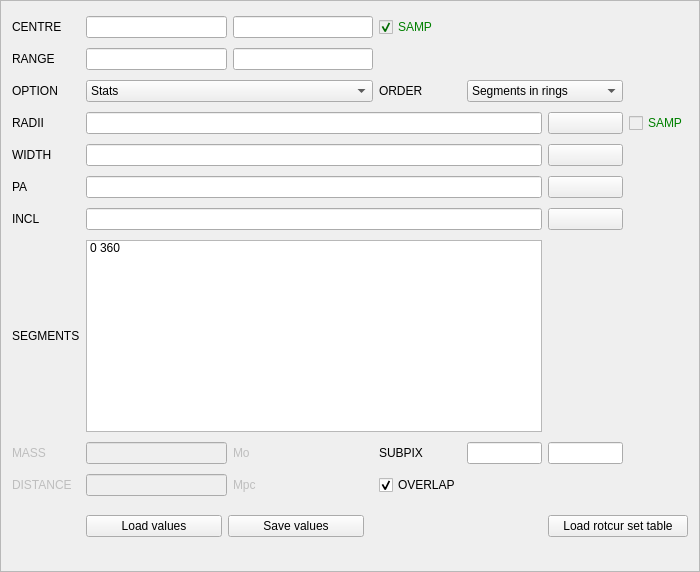
<?xml version="1.0" encoding="UTF-8"?>
<ui version="4.0">
 <class>ellint</class>
 <widget class="QFrame" name="ellint">
  <property name="geometry">
   <rect>
    <x>0</x>
    <y>0</y>
    <width>700</width>
    <height>572</height>
   </rect>
  </property>
  <property name="windowTitle">
   <string>Frame</string>
  </property>
  <property name="frameShape">
   <enum>QFrame::StyledPanel</enum>
  </property>
  <property name="frameShadow">
   <enum>QFrame::Raised</enum>
  </property>
  <layout class="QGridLayout" name="gridLayout">
   <item row="4" column="0">
    <widget class="QLabel" name="label_9">
     <property name="text">
      <string>WIDTH</string>
     </property>
    </widget>
   </item>
   <item row="8" column="0">
    <widget class="QLabel" name="massLabel">
     <property name="enabled">
      <bool>false</bool>
     </property>
     <property name="text">
      <string>MASS</string>
     </property>
    </widget>
   </item>
   <item row="0" column="1">
    <widget class="QLineEdit" name="xcentreLine">
     <property name="maximumSize">
      <size>
       <width>16777215</width>
       <height>16777215</height>
      </size>
     </property>
    </widget>
   </item>
   <item row="10" column="1">
    <widget class="QLineEdit" name="distanceLine">
     <property name="enabled">
      <bool>false</bool>
     </property>
     <property name="maximumSize">
      <size>
       <width>16777215</width>
       <height>16777215</height>
      </size>
     </property>
    </widget>
   </item>
   <item row="2" column="3">
    <widget class="QLabel" name="label_6">
     <property name="text">
      <string>ORDER</string>
     </property>
    </widget>
   </item>
   <item row="2" column="4" colspan="2">
    <widget class="QComboBox" name="orderBox">
     <item>
      <property name="text">
       <string>Segments in rings</string>
      </property>
     </item>
     <item>
      <property name="text">
       <string>Rings in segments</string>
      </property>
     </item>
    </widget>
   </item>
   <item row="8" column="4">
    <widget class="QLineEdit" name="xsubpixLine">
     <property name="maximumSize">
      <size>
       <width>75</width>
       <height>16777215</height>
      </size>
     </property>
    </widget>
   </item>
   <item row="7" column="0">
    <widget class="QLabel" name="label">
     <property name="text">
      <string>SEGMENTS</string>
     </property>
    </widget>
   </item>
   <item row="5" column="0">
    <widget class="QLabel" name="label_10">
     <property name="text">
      <string>PA</string>
     </property>
    </widget>
   </item>
   <item row="3" column="1" colspan="4">
    <widget class="QLineEdit" name="radiiLine"/>
   </item>
   <item row="3" column="0">
    <widget class="QLabel" name="label_8">
     <property name="text">
      <string>RADII</string>
     </property>
    </widget>
   </item>
   <item row="5" column="1" colspan="4">
    <widget class="QLineEdit" name="paLine"/>
   </item>
   <item row="1" column="3">
    <widget class="QLabel" name="rangeLabel">
     <property name="enabled">
      <bool>false</bool>
     </property>
     <property name="text">
      <string/>
     </property>
    </widget>
   </item>
   <item row="3" column="5">
    <widget class="QPushButton" name="radiiButton">
     <property name="text">
      <string/>
     </property>
     <property name="icon">
      <iconset resource="../resources.qrc">
       <normaloff>:/table.png</normaloff>:/table.png</iconset>
     </property>
     <property name="iconSize">
      <size>
       <width>20</width>
       <height>20</height>
      </size>
     </property>
    </widget>
   </item>
   <item row="2" column="0">
    <widget class="QLabel" name="label_5">
     <property name="text">
      <string>OPTION</string>
     </property>
    </widget>
   </item>
   <item row="4" column="1" colspan="4">
    <widget class="QLineEdit" name="widthLine"/>
   </item>
   <item row="3" column="6">
    <widget class="QCheckBox" name="checkSampRadii">
     <property name="enabled">
      <bool>false</bool>
     </property>
     <property name="styleSheet">
      <string notr="true">QCheckBox { color: green }</string>
     </property>
     <property name="text">
      <string>SAMP</string>
     </property>
    </widget>
   </item>
   <item row="2" column="1" colspan="2">
    <widget class="QComboBox" name="optionBox">
     <item>
      <property name="text">
       <string>Stats</string>
      </property>
     </item>
     <item>
      <property name="text">
       <string>Surface brightness</string>
      </property>
     </item>
     <item>
      <property name="text">
       <string>Mass surface density</string>
      </property>
     </item>
    </widget>
   </item>
   <item row="10" column="0">
    <widget class="QLabel" name="distanceLabel">
     <property name="enabled">
      <bool>false</bool>
     </property>
     <property name="text">
      <string>DISTANCE</string>
     </property>
    </widget>
   </item>
   <item row="8" column="5">
    <widget class="QLineEdit" name="ysubpixLine">
     <property name="maximumSize">
      <size>
       <width>75</width>
       <height>16777215</height>
      </size>
     </property>
    </widget>
   </item>
   <item row="1" column="0">
    <widget class="QLabel" name="label_3">
     <property name="text">
      <string>RANGE</string>
     </property>
    </widget>
   </item>
   <item row="10" column="2">
    <widget class="QLabel" name="mpcLabel">
     <property name="enabled">
      <bool>false</bool>
     </property>
     <property name="text">
      <string>Mpc</string>
     </property>
    </widget>
   </item>
   <item row="0" column="3">
    <widget class="QCheckBox" name="checkSampCentre">
     <property name="enabled">
      <bool>false</bool>
     </property>
     <property name="styleSheet">
      <string notr="true">QCheckBox { color: green }</string>
     </property>
     <property name="text">
      <string>SAMP</string>
     </property>
     <property name="checked">
      <bool>true</bool>
     </property>
    </widget>
   </item>
   <item row="8" column="2">
    <widget class="QLabel" name="moLabel">
     <property name="enabled">
      <bool>false</bool>
     </property>
     <property name="text">
      <string>Mo</string>
     </property>
    </widget>
   </item>
   <item row="6" column="1" colspan="4">
    <widget class="QLineEdit" name="inclLine"/>
   </item>
   <item row="6" column="0">
    <widget class="QLabel" name="label_11">
     <property name="text">
      <string>INCL</string>
     </property>
    </widget>
   </item>
   <item row="5" column="5">
    <widget class="QPushButton" name="paButton">
     <property name="text">
      <string/>
     </property>
     <property name="icon">
      <iconset resource="../resources.qrc">
       <normaloff>:/table.png</normaloff>:/table.png</iconset>
     </property>
     <property name="iconSize">
      <size>
       <width>20</width>
       <height>20</height>
      </size>
     </property>
    </widget>
   </item>
   <item row="0" column="2">
    <widget class="QLineEdit" name="ycentreLine">
     <property name="maximumSize">
      <size>
       <width>16777215</width>
       <height>16777215</height>
      </size>
     </property>
    </widget>
   </item>
   <item row="4" column="5">
    <widget class="QPushButton" name="widthButton">
     <property name="text">
      <string/>
     </property>
     <property name="icon">
      <iconset resource="../resources.qrc">
       <normaloff>:/table.png</normaloff>:/table.png</iconset>
     </property>
     <property name="iconSize">
      <size>
       <width>20</width>
       <height>20</height>
      </size>
     </property>
    </widget>
   </item>
   <item row="0" column="0">
    <widget class="QLabel" name="label_4">
     <property name="text">
      <string>CENTRE</string>
     </property>
    </widget>
   </item>
   <item row="10" column="3">
    <widget class="QCheckBox" name="overlapCheck">
     <property name="text">
      <string>OVERLAP</string>
     </property>
     <property name="checked">
      <bool>true</bool>
     </property>
    </widget>
   </item>
   <item row="8" column="1">
    <widget class="QLineEdit" name="massLine">
     <property name="enabled">
      <bool>false</bool>
     </property>
     <property name="maximumSize">
      <size>
       <width>16777215</width>
       <height>16777215</height>
      </size>
     </property>
    </widget>
   </item>
   <item row="6" column="5">
    <widget class="QPushButton" name="inclButton">
     <property name="text">
      <string/>
     </property>
     <property name="icon">
      <iconset resource="../resources.qrc">
       <normaloff>:/table.png</normaloff>:/table.png</iconset>
     </property>
     <property name="iconSize">
      <size>
       <width>20</width>
       <height>20</height>
      </size>
     </property>
    </widget>
   </item>
   <item row="1" column="1">
    <widget class="QLineEdit" name="xrangeLine">
     <property name="enabled">
      <bool>true</bool>
     </property>
     <property name="minimumSize">
      <size>
       <width>125</width>
       <height>0</height>
      </size>
     </property>
     <property name="maximumSize">
      <size>
       <width>16777215</width>
       <height>16777215</height>
      </size>
     </property>
    </widget>
   </item>
   <item row="1" column="2">
    <widget class="QLineEdit" name="yrangeLine">
     <property name="enabled">
      <bool>true</bool>
     </property>
     <property name="minimumSize">
      <size>
       <width>125</width>
       <height>0</height>
      </size>
     </property>
     <property name="maximumSize">
      <size>
       <width>16777215</width>
       <height>16777215</height>
      </size>
     </property>
    </widget>
   </item>
   <item row="8" column="3">
    <widget class="QLabel" name="label_15">
     <property name="text">
      <string>SUBPIX</string>
     </property>
    </widget>
   </item>
   <item row="11" column="1" colspan="2">
    <widget class="QFrame" name="frame">
     <property name="sizePolicy">
      <sizepolicy hsizetype="Preferred" vsizetype="Fixed">
       <horstretch>0</horstretch>
       <verstretch>0</verstretch>
      </sizepolicy>
     </property>
     <property name="frameShape">
      <enum>QFrame::NoFrame</enum>
     </property>
     <property name="frameShadow">
      <enum>QFrame::Raised</enum>
     </property>
     <layout class="QHBoxLayout" name="horizontalLayout">
      <property name="leftMargin">
       <number>0</number>
      </property>
      <item>
       <widget class="QPushButton" name="loadParamsButton">
        <property name="text">
         <string>Load values</string>
        </property>
       </widget>
      </item>
      <item>
       <widget class="QPushButton" name="saveParamsButton">
        <property name="text">
         <string>Save values</string>
        </property>
       </widget>
      </item>
     </layout>
    </widget>
   </item>
   <item row="11" column="5" colspan="2">
    <widget class="QPushButton" name="getRotcurColumnsButton">
     <property name="text">
      <string>Load rotcur set table</string>
     </property>
    </widget>
   </item>
   <item row="7" column="1" colspan="4">
    <widget class="QListWidget" name="segmentList">
     <property name="sizePolicy">
      <sizepolicy hsizetype="Expanding" vsizetype="Fixed">
       <horstretch>0</horstretch>
       <verstretch>0</verstretch>
      </sizepolicy>
     </property>
     <item>
      <property name="text">
       <string>0 360</string>
      </property>
     </item>
     <item>
      <property name="text">
       <string/>
      </property>
      <property name="flags">
       <set>ItemIsSelectable|ItemIsEditable|ItemIsDragEnabled|ItemIsUserCheckable|ItemIsEnabled</set>
      </property>
     </item>
    </widget>
   </item>
  </layout>
 </widget>
 <resources>
  <include location="../resources.qrc"/>
 </resources>
 <connections/>
</ui>
